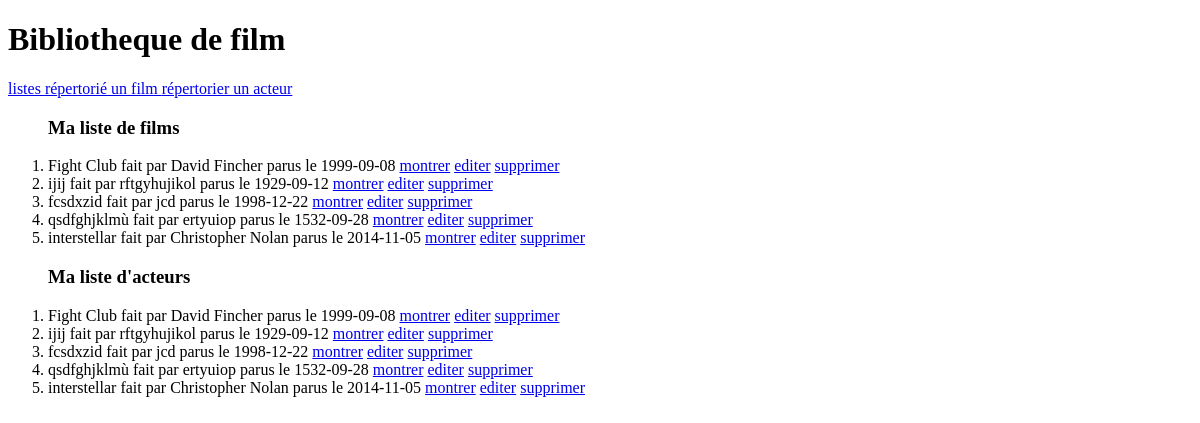
The page /mabibliotheque/index/ on the database as committed earlier.
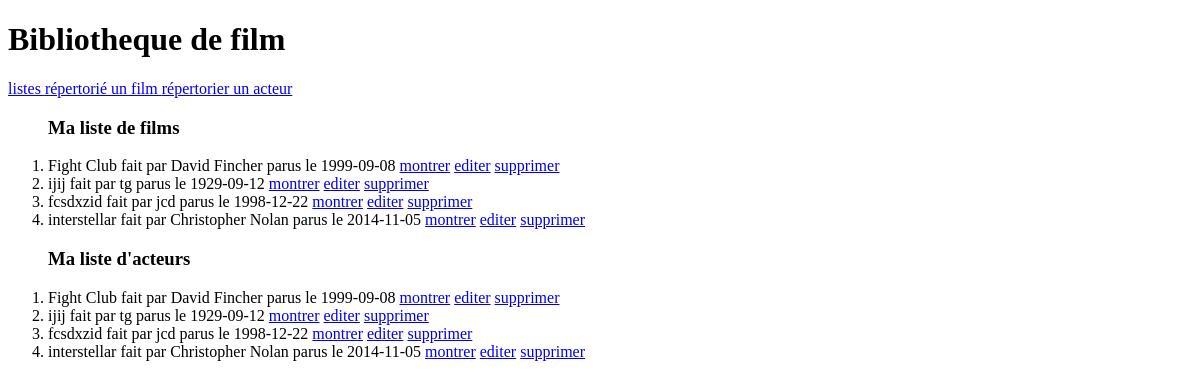
The same page on the database as committed later.
### mabibliotheque/models.py (models this page shows, shortened)
class Film(models.Model):
    titre = models.CharField(max_length=100)
    realisateur = models.CharField(max_length=100)
    date_sortie = models.DateField(blank=True, null=True)
    duree = models.IntegerField(blank=False)
    resume = models.TextField(null=True, blank=True)
    def __str__(self):
        chaine = f"{self.titre} fait par {self.realisateur} parus le {self.date_sortie}"
        return chaine

### mabibliotheque/views.py (the view)
# urls.py: path('index/', views.index),
def index(request):
    liste = list(models.Film.objects.all())
    return render(request,"mabibliotheque/index.html",{"liste": liste})

### mabibliotheque/templates/mabibliotheque/index.html (shortened to what this page needs)
<!DOCTYPE html>
<html lang="fr">
<head>
</head>
<body>
<h1> Bibliotheque de film </h1>
<a href="/mabibliotheque/index"> listes </a>
<a href="/mabibliotheque/ajout"> répertorié un film </a>
<a href="/mabibliotheque/formulaire2"> répertorier un acteur</a>
{% block content %}
<ol> <h3> Ma liste de films</h3>
    {% for l in liste %}
        <li> {{l}} <a href="/mabibliotheque/affiche/{{l.id}}/">montrer</a> <a href="/mabibliotheque/update/{{l.id}}/"> editer</a> <a href="/mabibliotheque/delete/{{l.id}}/"> supprimer</a></li>
    {% endfor %}
</ol>
<ol> <h3> Ma liste d'acteurs</h3>
    {% for l in liste %}
        <li> {{l}} <a href="/mabibliotheque/affiche2/{{l.id}}/">montrer</a> <a href="/mabibliotheque/update2/{{l.id}}/"> editer</a> <a href="/mabibliotheque/delete2/{{l.id}}/"> supprimer</a></li>
    {% endfor %}
</ol>
{% endblock %}
</body>
</html>

Rows that differ between the two databases and show on the page:
removed Film: titre+realisateur+date_sortie "qsdfghjklmù fait par ertyuiop parus le 1532-09-28"
changed Film: titre+realisateur+date_sortie "ijij fait par rftgyhujikol parus le 1929-09-12" → "ijij fait par tg parus le 1929-09-12"
